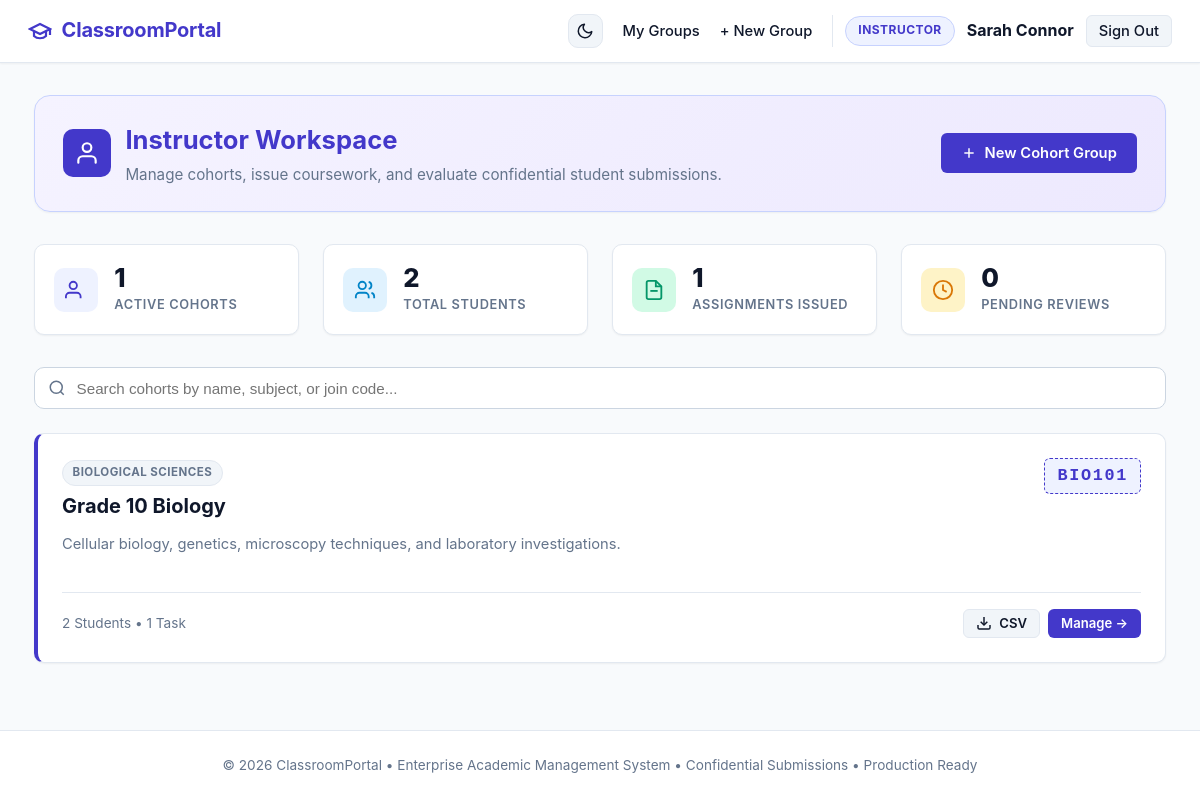
/teacher/dashboard (signed in), run on the app's committed database.
### tables this page shows
CREATE TABLE users (
            id INTEGER PRIMARY KEY AUTOINCREMENT,
            username TEXT UNIQUE NOT NULL,
            email TEXT UNIQUE NOT NULL,
            password_hash TEXT NOT NULL,
            role TEXT NOT NULL CHECK(role IN ('teacher', 'student')),
            full_name TEXT NOT NULL,
            created_at TIMESTAMP DEFAULT CURRENT_TIMESTAMP
        );

CREATE TABLE groups (
            id INTEGER PRIMARY KEY AUTOINCREMENT,
            name TEXT NOT NULL,
            description TEXT,
            join_code TEXT UNIQUE NOT NULL,
            teacher_id INTEGER NOT NULL,
            created_at TIMESTAMP DEFAULT CURRENT_TIMESTAMP, subject TEXT NOT NULL DEFAULT 'General',
            FOREIGN KEY (teacher_id) REFERENCES users(id) ON DELETE CASCADE
        );

### app.py (the view)
@app.route('/teacher/dashboard')
@teacher_required
def teacher_dashboard():
    db = get_db()
    groups = db.execute(
        '''SELECT g.*,
                  (SELECT COUNT(*) FROM group_memberships m WHERE m.group_id = g.id) AS student_count,
                  (SELECT COUNT(*) FROM assignments a WHERE a.group_id = g.id) AS assignment_count
           FROM groups g
           WHERE g.teacher_id = ?
           ORDER BY g.created_at DESC''',
        (g.user['id'],)
    ).fetchall()
    total_students = sum(g['student_count'] for g in groups)
    total_assignments = sum(g['assignment_count'] for g in groups)
    pending_submissions = db.execute(
        '''SELECT COUNT(s.id) AS count
           FROM submissions s
           JOIN assignments a ON s.assignment_id = a.id
           JOIN groups g ON a.group_id = g.id
           WHERE g.teacher_id = ? AND s.grade IS NULL''',
        (g.user['id'],)
    ).fetchone()['count']
    return render_template(
        'teacher/dashboard.html',
        groups=groups,
        total_students=total_students,
        total_assignments=total_assignments,
        pending_submissions=pending_submissions
    )

### app.py (called while the page is built)
@app.after_request
def add_security_headers(response):
    response.headers['X-Content-Type-Options'] = 'nosniff'
    response.headers['X-Frame-Options'] = 'SAMEORIGIN'
    response.headers['X-XSS-Protection'] = '1; mode=block'
    response.headers['Referrer-Policy'] = 'strict-origin-when-cross-origin'
    return response

def get_db():
    db = getattr(g, '_database', None)
    if db is None:
        db_file = app.config.get('DATABASE_PATH', DATABASE_PATH)
        db = g._database = create_connection(db_file)
    return db

@app.teardown_appcontext
def close_connection(exception):
    db = getattr(g, '_database', None)
    if db is not None:
        db.close()

def get_current_user():
    if 'user_id' not in session:
        return None
    db = get_db()
    user = db.execute('SELECT * FROM users WHERE id = ?', (session['user_id'],)).fetchone()
    return user

@app.before_request
def load_user():
    g.user = get_current_user()

def teacher_required(f):
    @wraps(f)
    def decorated_function(*args, **kwargs):
        if g.user is None or g.user['role'] != 'teacher':
            flash('Access restricted to teachers only.', 'danger')
            return redirect(url_for('index'))
        return f(*args, **kwargs)
    return decorated_function

### database.py (called while the page is built)
def create_connection(path=None):
    db_file = path or DATABASE_PATH
    conn = sqlite3.connect(db_file)
    conn.row_factory = sqlite3.Row
    conn.execute("PRAGMA foreign_keys = ON;")
    return conn

### templates/teacher/dashboard.html (shortened to what this page needs)
{% extends "base.html" %}
{% block content %}
<div class="role-hero teacher-hero">
    <div style="display: flex; align-items: center; gap: 0.9rem;">
        <div style="width: 48px; height: 48px; border-radius: var(--radius-md); background: var(--primary); display: flex; align-items: center; justify-content: center; color: white;">
            <svg width="26" height="26" viewBox="0 0 24 24" fill="none" stroke="currentColor" stroke-width="2" stroke-linecap="round" stroke-linejoin="round">
                <path d="M20 21v-2a4 4 0 0 0-4-4H8a4 4 0 0 0-4 4v2"></path>
                <circle cx="12" cy="7" r="4"></circle>
            </svg>
        </div>
        <div>
            <h1 style="font-size: 1.6rem; font-weight: 700; color: var(--primary); margin: 0;">Instructor Workspace</h1>
            <p style="color: var(--text-muted); margin: 0.25rem 0 0 0; font-size: 0.95rem;">
                Manage cohorts, issue coursework, and evaluate confidential student submissions.
            </p>
        </div>
    </div>
    <a href="{{ url_for('teacher_create_group') }}" class="btn btn-primary" style="white-space: nowrap;">
        <svg width="16" height="16" viewBox="0 0 24 24" fill="none" stroke="currentColor" stroke-width="2.5"><line x1="12" y1="5" x2="12" y2="19"></line><line x1="5" y1="12" x2="19" y2="12"></line></svg>
        New Cohort Group
    </a>
</div>
<div class="grid grid-4" style="margin-bottom: 2rem;">
    <div class="stat-card">
        <div class="stat-icon primary">
            <svg width="22" height="22" viewBox="0 0 24 24" fill="none" stroke="currentColor" stroke-width="2"><path d="M17 21v-2a4 4 0 0 0-4-4H5a4 4 0 0 0-4 4v2"></path><circle cx="9" cy="7" r="4"></circle></svg>
        </div>
        <div class="stat-content">
            <div class="stat-number">{{ groups|length }}</div>
            <div class="stat-label">Active Cohorts</div>
        </div>
    </div>
    <div class="stat-card">
        <div class="stat-icon accent">
            <svg width="22" height="22" viewBox="0 0 24 24" fill="none" stroke="currentColor" stroke-width="2"><path d="M16 21v-2a4 4 0 0 0-4-4H6a4 4 0 0 0-4 4v2"></path><circle cx="9" cy="7" r="4"></circle><path d="M22 21v-2a4 4 0 0 0-3-3.87"></path><path d="M16 3.13a4 4 0 0 1 0 7.75"></path></svg>
        </div>
        <div class="stat-content">
            <div class="stat-number">{{ total_students }}</div>
            <div class="stat-label">Total Students</div>
        </div>
    </div>
    <div class="stat-card">
        <div class="stat-icon success">
            <svg width="22" height="22" viewBox="0 0 24 24" fill="none" stroke="currentColor" stroke-width="2"><path d="M14 2H6a2 2 0 0 0-2 2v16a2 2 0 0 0 2 2h12a2 2 0 0 0 2-2V8z"></path><polyline points="14 2 14 8 20 8"></polyline><line x1="16" y1="13" x2="8" y2="13"></line></svg>
        </div>
        <div class="stat-content">
            <div class="stat-number">{{ total_assignments }}</div>
            <div class="stat-label">Assignments Issued</div>
        </div>
    </div>
    <div class="stat-card">
        <div class="stat-icon warning">
            <svg width="22" height="22" viewBox="0 0 24 24" fill="none" stroke="currentColor" stroke-width="2"><circle cx="12" cy="12" r="10"></circle><polyline points="12 6 12 12 16 14"></polyline></svg>
        </div>
        <div class="stat-content">
            <div class="stat-number">{{ pending_submissions }}</div>
            <div class="stat-label">Pending Reviews</div>
        </div>
    </div>
</div>
<div class="search-container">
    <input type="text" id="group-search" class="search-input" placeholder="Search cohorts by name, subject, or join code..." onkeyup="filterGroups()">
</div>
{% if groups %}
    <div class="grid grid-2" id="groups-container">
        {% for group in groups %}
            <div class="card group-item" data-search="{{ group['name']|lower }} {{ group['subject']|lower }} {{ group['join_code']|lower }}" style="display: flex; flex-direction: column; justify-content: space-between; border-left: 4px solid var(--primary);">
                <div>
                    <div style="display: flex; justify-content: space-between; align-items: flex-start; margin-bottom: 0.75rem;">
                        <div>
                            <span class="badge badge-secondary" style="margin-bottom: 0.35rem; font-size: 0.72rem;">{{ group['subject'] }}</span>
                            <h2 style="font-size: 1.25rem; font-weight: 700;">
                                <a href="{{ url_for('teacher_group_detail', group_id=group['id']) }}" style="color: var(--text-main); text-decoration: none;">
                                    {{ group['name'] }}
                                </a>
                            </h2>
                        </div>
                        <span class="code-pill" title="Students use this code to join">{{ group['join_code'] }}</span>
                    </div>
                    {% if group['description'] %}
                        <p style="color: var(--text-muted); font-size: 0.92rem; margin-bottom: 1.25rem; line-height: 1.45;">
                            {{ group['description'] }}
                        </p>
                    {% endif %}
                </div>
                <div style="border-top: 1px solid var(--border-color); padding-top: 1rem; margin-top: 1rem; display: flex; justify-content: space-between; align-items: center; flex-wrap: wrap; gap: 0.5rem;">
                    <div style="font-size: 0.85rem; color: var(--text-muted);">
                        <span>{{ group['student_count'] }} Student{% if group['student_count'] != 1 %}s{% endif %}</span> &bull;
                        <span>{{ group['assignment_count'] }} Task{% if group['assignment_count'] != 1 %}s{% endif %}</span>
                    </div>
                    <div style="display: flex; gap: 0.5rem;">
                        <a href="{{ url_for('teacher_export_group_csv', group_id=group['id']) }}" class="btn btn-secondary btn-sm" title="Export Gradebook CSV">
                            <svg width="14" height="14" viewBox="0 0 24 24" fill="none" stroke="currentColor" stroke-width="2"><path d="M21 15v4a2 2 0 0 1-2 2H5a2 2 0 0 1-2-2v-4"></path><polyline points="7 10 12 15 17 10"></polyline><line x1="12" y1="15" x2="12" y2="3"></line></svg>
                            CSV
                        </a>
                        <a href="{{ url_for('teacher_group_detail', group_id=group['id']) }}" class="btn btn-primary btn-sm">
                            Manage &rarr;
                        </a>
                    </div>
                </div>
            </div>
        {% endfor %}
    </div>
{% endif %}
{% endblock %}

### templates/base.html (shortened to what this page needs)
<!DOCTYPE html>
<html lang="en">
<head>
    <link rel="stylesheet" href="{{ url_for('static', filename='css/style.css') }}">
</head>
<body>
    <header class="navbar">
        <a href="{{ url_for('index') }}" class="nav-brand">
            <svg class="brand-icon" xmlns="http://www.w3.org/2000/svg" viewBox="0 0 24 24" stroke="currentColor">
                <path d="M22 10v6M2 10l10-5 10 5-10 5z"/>
                <path d="M6 12v5c3 3 9 3 12 0v-5"/>
            </svg>
            <span>ClassroomPortal</span>
        </a>
        <nav>
            <ul class="nav-links">
                <li>
                    <button id="theme-toggle" class="theme-toggle-btn" aria-label="Toggle Theme" title="Switch Light/Dark Mode">
                        <svg class="moon-icon" xmlns="http://www.w3.org/2000/svg" width="18" height="18" viewBox="0 0 24 24" fill="none" stroke="currentColor" stroke-width="2" stroke-linecap="round" stroke-linejoin="round">
                            <path d="M21 12.79A9 9 0 1 1 11.21 3 7 7 0 0 0 21 12.79z"></path>
                        </svg>
                    </button>
                </li>
                {% if g.user %}
                    {% if g.user['role'] == 'teacher' %}
                        <li><a href="{{ url_for('teacher_dashboard') }}">My Groups</a></li>
                        <li><a href="{{ url_for('teacher_create_group') }}">+ New Group</a></li>
                    {% else %}
                        <li><a href="{{ url_for('student_dashboard') }}">My Classes</a></li>
                        <li><a href="{{ url_for('student_join_group') }}">+ Join Group</a></li>
                    {% endif %}
                    <li class="nav-user">
                        {% if g.user['role'] == 'teacher' %}
                            <span class="user-badge teacher">Instructor</span>
                        {% else %}
                            <span class="user-badge student">Student</span>
                        {% endif %}
                        <strong>{{ g.user['full_name'] }}</strong>
                        <a href="{{ url_for('logout') }}" class="btn btn-secondary btn-sm">Sign Out</a>
                    </li>
                {% else %}
                    <li><a href="{{ url_for('login') }}">Sign In</a></li>
                    <li><a href="{{ url_for('register') }}" class="btn btn-primary btn-sm">Create Account</a></li>
                {% endif %}
            </ul>
        </nav>
    </header>
    <main class="container">
        {% block content %}{% endblock %}
    </main>
    <footer>
        <p>&copy; 2026 ClassroomPortal &bull; Enterprise Academic Management System &bull; Confidential Submissions &bull; Production Ready</p>
    </footer>
</body>
</html>

### data on the page
users: user.full_name "Sarah Connor"
groups: subject "BIOLOGICAL SCIENCES", name "Grade 10 Biology", join_code "BIO101", description "Cellular biology, genetics, microscopy techniques, and laboratory investigations.", student_count "2", assignment_count "1"

### other printed values
{{ groups|length }} "1"
{{ total_students }} "2"
{{ total_assignments }} "1"
{{ pending_submissions }} "0"
